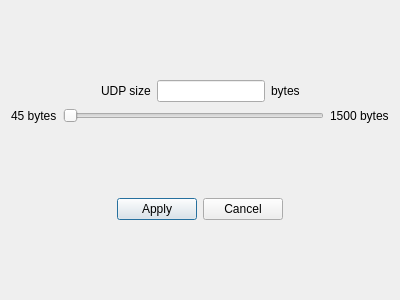
<?xml version="1.0" encoding="UTF-8"?>
<ui version="4.0">
 <class>SettingWindow</class>
 <widget class="QDialog" name="SettingWindow">
  <property name="geometry">
   <rect>
    <x>0</x>
    <y>0</y>
    <width>400</width>
    <height>300</height>
   </rect>
  </property>
  <property name="windowTitle">
   <string>Dialog</string>
  </property>
  <layout class="QVBoxLayout" name="verticalLayout_2">
   <item>
    <spacer name="verticalSpacer_2">
     <property name="orientation">
      <enum>Qt::Vertical</enum>
     </property>
     <property name="sizeHint" stdset="0">
      <size>
       <width>20</width>
       <height>40</height>
      </size>
     </property>
    </spacer>
   </item>
   <item>
    <layout class="QHBoxLayout" name="horizontalLayout_3">
     <item>
      <spacer name="horizontalSpacer_4">
       <property name="orientation">
        <enum>Qt::Horizontal</enum>
       </property>
       <property name="sizeHint" stdset="0">
        <size>
         <width>40</width>
         <height>20</height>
        </size>
       </property>
      </spacer>
     </item>
     <item>
      <widget class="QLabel" name="label_3">
       <property name="text">
        <string>UDP size</string>
       </property>
      </widget>
     </item>
     <item>
      <widget class="QLineEdit" name="udpSizeLineEdit"/>
     </item>
     <item>
      <widget class="QLabel" name="label_4">
       <property name="text">
        <string>bytes</string>
       </property>
      </widget>
     </item>
     <item>
      <spacer name="horizontalSpacer_5">
       <property name="orientation">
        <enum>Qt::Horizontal</enum>
       </property>
       <property name="sizeHint" stdset="0">
        <size>
         <width>40</width>
         <height>20</height>
        </size>
       </property>
      </spacer>
     </item>
    </layout>
   </item>
   <item>
    <layout class="QHBoxLayout" name="horizontalLayout_2">
     <item>
      <widget class="QLabel" name="label">
       <property name="text">
        <string>45 bytes</string>
       </property>
      </widget>
     </item>
     <item>
      <widget class="QSlider" name="udpSizeHorizontalSlider">
       <property name="minimum">
        <number>45</number>
       </property>
       <property name="maximum">
        <number>1500</number>
       </property>
       <property name="orientation">
        <enum>Qt::Horizontal</enum>
       </property>
      </widget>
     </item>
     <item>
      <widget class="QLabel" name="label_2">
       <property name="text">
        <string>1500 bytes</string>
       </property>
      </widget>
     </item>
    </layout>
   </item>
   <item>
    <spacer name="verticalSpacer">
     <property name="orientation">
      <enum>Qt::Vertical</enum>
     </property>
     <property name="sizeHint" stdset="0">
      <size>
       <width>20</width>
       <height>40</height>
      </size>
     </property>
    </spacer>
   </item>
   <item>
    <layout class="QHBoxLayout" name="horizontalLayout">
     <item>
      <spacer name="horizontalSpacer">
       <property name="orientation">
        <enum>Qt::Horizontal</enum>
       </property>
       <property name="sizeHint" stdset="0">
        <size>
         <width>40</width>
         <height>20</height>
        </size>
       </property>
      </spacer>
     </item>
     <item>
      <widget class="QPushButton" name="applyButton">
       <property name="text">
        <string>Apply</string>
       </property>
      </widget>
     </item>
     <item>
      <widget class="QPushButton" name="cancelButton">
       <property name="text">
        <string>Cancel</string>
       </property>
      </widget>
     </item>
     <item>
      <spacer name="horizontalSpacer_2">
       <property name="orientation">
        <enum>Qt::Horizontal</enum>
       </property>
       <property name="sizeHint" stdset="0">
        <size>
         <width>40</width>
         <height>20</height>
        </size>
       </property>
      </spacer>
     </item>
    </layout>
   </item>
   <item>
    <spacer name="verticalSpacer_3">
     <property name="orientation">
      <enum>Qt::Vertical</enum>
     </property>
     <property name="sizeHint" stdset="0">
      <size>
       <width>20</width>
       <height>40</height>
      </size>
     </property>
    </spacer>
   </item>
  </layout>
 </widget>
 <resources/>
 <connections/>
</ui>
